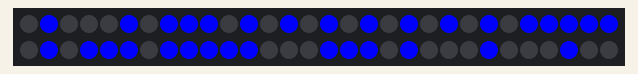
Bench run of a sketch on a simulated Arduino Leonardo, built with avr-gcc and run on an emulated ATmega32U4. Shown: 60 RGB LEDs in strip order, left to right, continuing on the next row. The local clock reads 2024-03-15 10:24:30 at power-on unless the sketch sets it.

Above: at 0.1 s.
At 21.1 s:
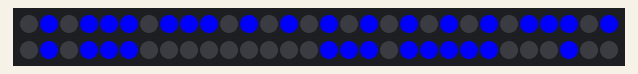
At 39.1 s:
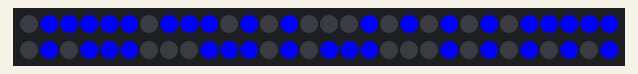

The sketch:

clock.ino
```cpp
#include <FastLED.h>
#include <Wire.h>
#include <ds3231.h>

ts t;
#define LED_TYPE WS2811

const int NUM_LEDS = 60;
const int HEIGHT = 12;
const int DATA_PIN = 5;
const int BRIGHTNESS = 255;
CRGB leds[NUM_LEDS];

const int nums[10] = {31599, 9362, 29671, 29391, 23497, 31183, 18927, 29257, 31727, 31689};

struct point{
  int x;
  int y;
  point(int a, int b){
    x = a; y = b;
  }
};

//point o_h1(1, 11);
//point o_h2(5, 11);
//point o_m1(1, 5);
//point o_m2(5, 5);

point o_h1(0, 11);
point o_h2(3, 11);
point o_m1(0, 5);
point o_m2(3, 5);

void setup() {
  FastLED.addLeds<LED_TYPE, DATA_PIN>(leds, NUM_LEDS);
  FastLED.setBrightness(BRIGHTNESS);

  Wire.begin(); //start i2c (required for connection)
  DS3231_init(DS3231_INTCN); //register the ds3231 (DS3231_INTCN is the default address of ds3231, this is set by macro for no performance loss)
  Serial.begin(9600);
  while(!Serial){} //only need for leonardo
}


void loop() {
  DS3231_get(&t);
  viewClock(t.min, t.sec);
}

void viewNum(int t, point o){
  int cnt = 14;
  for(int j = 0; j < 5; j++){
    for(int i = 0; i < 3; i++){
        int idx = (o.x + i) * HEIGHT + o.y - j;
        bool on = (nums[t] >> cnt) & 1;
        if (on)
          leds[idx] = CRGB::Blue;
        else
          leds[idx] = CRGB::Black;
        cnt--;
      }
    }
    FastLED.show();
}

void viewClock(int h, int m){
  viewNum(h/10, o_h1);
  viewNum(h%10, o_h2);
  viewNum(m/10, o_m1);
  viewNum(m%10, o_m2);
}
```
